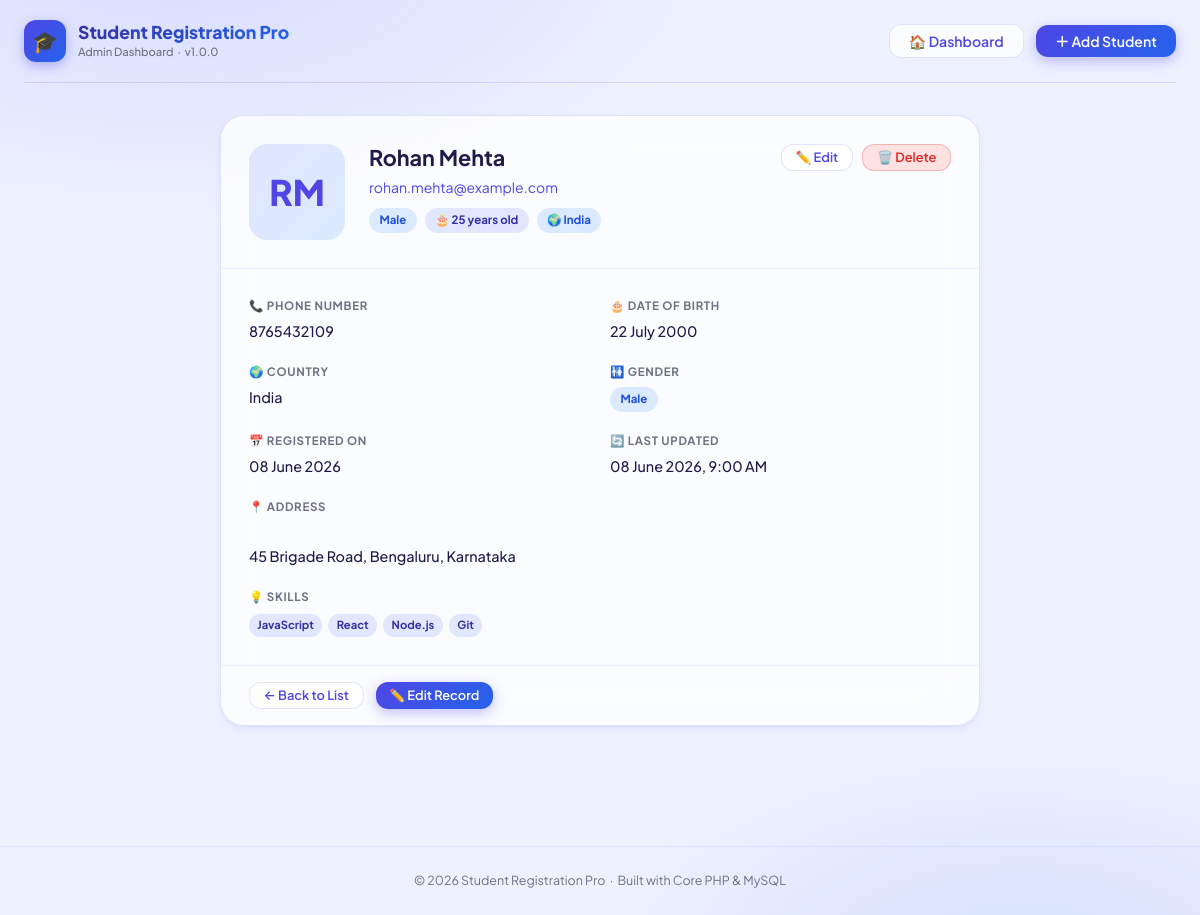
Screenshot of /?action=view&id=2 with the database file from the repository.
### tables this page shows
CREATE TABLE `students` (
    `id`            INT(11)       UNSIGNED NOT NULL AUTO_INCREMENT,
    `full_name`     VARCHAR(120)  NOT NULL,
    `email`         VARCHAR(180)  NOT NULL,
    `phone`         VARCHAR(15)   NOT NULL,
    `gender`        ENUM('Male','Female','Other') NOT NULL,
    `date_of_birth` DATE          NOT NULL,
    `country`       VARCHAR(80)   NOT NULL,
    `skills`        TEXT          DEFAULT NULL,
    `address`       TEXT          DEFAULT NULL,
    `profile_image` VARCHAR(255)  DEFAULT NULL,
    `created_at`    TIMESTAMP     NOT NULL DEFAULT CURRENT_TIMESTAMP,
    `updated_at`    TIMESTAMP     NOT NULL DEFAULT CURRENT_TIMESTAMP ON UPDATE CURRENT_TIMESTAMP,

    PRIMARY KEY (`id`),
    UNIQUE  KEY `uq_email`       (`email`),
    INDEX       `idx_full_name`  (`full_name`),
    INDEX       `idx_country`    (`country`),
    INDEX       `idx_gender`     (`gender`),
    INDEX       `idx_created_at` (`created_at`)
);

### index.php (called while the page is built, shortened)
<?php
require_once __DIR__ . '/config/helpers.php';
spl_autoload_register(function (string $class): void {
    $locations = [
        __DIR__ . '/classes/'     . $class . '.php',
        __DIR__ . '/controllers/' . $class . '.php',
    ];
    foreach ($locations as $file) {
        if (is_file($file)) {
            return;
        }
    }
});
$controller = new StudentController();
$controller->handleRequest();

### classes/Database.php (called while the page is built, shortened)
<?php
class Database
{
    private static ?Database $instance = null;
    private PDO $connection;
    private function __construct()
    {
        $dsn = sprintf(
            'mysql:host=%s;dbname=%s;charset=%s',
            DB_HOST,
            DB_NAME,
            DB_CHARSET
        );
        $options = [
            PDO::ATTR_ERRMODE            => PDO::ERRMODE_EXCEPTION,
            PDO::ATTR_DEFAULT_FETCH_MODE => PDO::FETCH_ASSOC,
            PDO::ATTR_EMULATE_PREPARES   => false,
            PDO::MYSQL_ATTR_INIT_COMMAND => "SET NAMES utf8mb4 COLLATE utf8mb4_unicode_ci",
        ];
        try {
            $this->connection = new PDO($dsn, DB_USER, DB_PASS, $options);
        } catch (PDOException $e) {
            error_log('[DB] Connection failed: ' . $e->getMessage());
            http_response_code(500);
            die('<h2 style="font-family:sans-serif;color:#dc2626;padding:2rem;">
                    ⚠️ Database Connection Failed<br>
                    <small style="font-size:.75rem;color:#6b7280;">Check your DB credentials in config/config.php</small>
                </h2>');
        }
    }
    public static function getInstance(): self
    {
        if (self::$instance === null) {
            self::$instance = new self();
        }
        return self::$instance;
    }
    public function getConnection(): PDO
    {
        return $this->connection;
    }
}

### classes/Validator.php (called while the page is built, shortened)
<?php
class Validator
{
    public static function sanitizeInt(mixed $value): int
    {
        return (int) filter_var($value, FILTER_SANITIZE_NUMBER_INT);
    }
}

### classes/Student.php (called while the page is built, shortened)
<?php
class Student
{
    private PDO    $db;
    private string $table = 'students';
    public function __construct()
    {
        $this->db = Database::getInstance()->getConnection();
    }
    public function findById(int $id): ?array
    {
        $stmt = $this->db->prepare(
            "SELECT * FROM `{$this->table}` WHERE id = :id LIMIT 1"
        );
        $stmt->execute([':id' => $id]);
        $row = $stmt->fetch();
        return $row ?: null;
    }
}

### config/helpers.php (called while the page is built, shortened)
<?php
function avatarUrl(?string $filename): ?string
{
    return $filename
        ? htmlspecialchars(UPLOAD_URL . $filename, ENT_QUOTES, 'UTF-8')
        : null;
}
function initials(string $name): string
{
    $parts = explode(' ', trim($name));
    return strtoupper(
        substr($parts[0], 0, 1) . (isset($parts[1]) ? substr($parts[1], 0, 1) : '')
    );
}
function parseSkills(mixed $raw): array
{
    return array_values(array_filter(array_map('trim', explode(',', (string)$raw))));
}

### views/profile.php (the view)
<?php
$imgUrl    = avatarUrl($student['profile_image'] ?? null);
$ini       = initials($student['full_name']);
$skills    = parseSkills($student['skills'] ?? '');
$genderCls = match($student['gender']) {
    'Male'   => 'badge-male',
    'Female' => 'badge-female',
    default  => 'badge-other',
};
$age = '';
if (!empty($student['date_of_birth'])) {
    $dob = new DateTime($student['date_of_birth']);
    $age = (new DateTime())->diff($dob)->y . ' years old';
}
?>
<section aria-label="Student Profile">
<div style="max-width:760px; margin:0 auto;">
<article class="card">
  <header class="profile-header">
    <?php if ($imgUrl): ?>
      <img
        src="<?= $imgUrl ?>"
        alt="Profile photo of <?= htmlspecialchars($student['full_name'], ENT_QUOTES, 'UTF-8') ?>"
        class="profile-avatar"
        loading="lazy"
      >
    <?php else: ?>
      <div class="profile-avatar-placeholder" aria-hidden="true">
        <?= htmlspecialchars($ini, ENT_QUOTES, 'UTF-8') ?>
      </div>
    <?php endif; ?>
    <div class="profile-meta" style="flex:1; min-width:0;">
      <h2><?= htmlspecialchars($student['full_name'], ENT_QUOTES, 'UTF-8') ?></h2>
      <div class="meta-sub">
        <a href="mailto:<?= htmlspecialchars($student['email'], ENT_QUOTES, 'UTF-8') ?>">
          <?= htmlspecialchars($student['email'], ENT_QUOTES, 'UTF-8') ?>
        </a>
      </div>
      <div style="display:flex; gap:.5rem; flex-wrap:wrap; margin-top:.55rem;">
        <span class="badge <?= $genderCls ?>">
          <?= htmlspecialchars($student['gender'], ENT_QUOTES, 'UTF-8') ?>
        </span>
        <?php if ($age): ?>
          <span class="badge" style="background:var(--clr-indigo-100); color:var(--clr-indigo-700);">
            🎂 <?= htmlspecialchars($age, ENT_QUOTES, 'UTF-8') ?>
          </span>
        <?php endif; ?>
        <span class="badge" style="background:var(--clr-blue-100); color:#1d4ed8;">
          🌍 <?= htmlspecialchars($student['country'], ENT_QUOTES, 'UTF-8') ?>
        </span>
      </div>
    </div>
    <div style="display:flex; gap:.6rem; align-self:flex-start; flex-wrap:wrap;">
      <a href="<?= BASE_URL ?>?action=edit&id=<?= (int)$student['id'] ?>"
         class="btn btn-secondary btn-sm">✏️ Edit</a>
      <button
        type="button"
        onclick="confirmDelete(<?= (int)$student['id'] ?>, '<?= htmlspecialchars(addslashes($student['full_name']), ENT_QUOTES, 'UTF-8') ?>')"
        class="btn btn-danger btn-sm">🗑️ Delete</button>
    </div>
  </header>
  <div class="profile-details">
    <div class="detail-item">
      <div class="detail-label">📞 Phone Number</div>
      <div class="detail-value">
        <a href="tel:<?= htmlspecialchars($student['phone'], ENT_QUOTES, 'UTF-8') ?>" style="color:inherit;">
          <?= htmlspecialchars($student['phone'], ENT_QUOTES, 'UTF-8') ?>
        </a>
      </div>
    </div>
    <div class="detail-item">
      <div class="detail-label">🎂 Date of Birth</div>
      <div class="detail-value">
        <?= !empty($student['date_of_birth'])
            ? htmlspecialchars(date('d F Y', strtotime($student['date_of_birth'])), ENT_QUOTES, 'UTF-8')
            : '—' ?>
      </div>
    </div>
    <div class="detail-item">
      <div class="detail-label">🌍 Country</div>
      <div class="detail-value">
        <?= htmlspecialchars($student['country'], ENT_QUOTES, 'UTF-8') ?>
      </div>
    </div>
    <div class="detail-item">
      <div class="detail-label">🚻 Gender</div>
      <div class="detail-value">
        <span class="badge <?= $genderCls ?>">
          <?= htmlspecialchars($student['gender'], ENT_QUOTES, 'UTF-8') ?>
        </span>
      </div>
    </div>
    <div class="detail-item">
      <div class="detail-label">📅 Registered On</div>
      <div class="detail-value">
        <?= htmlspecialchars(date('d F Y', strtotime($student['created_at'])), ENT_QUOTES, 'UTF-8') ?>
      </div>
    </div>
    <div class="detail-item">
      <div class="detail-label">🔄 Last Updated</div>
      <div class="detail-value">
        <?= htmlspecialchars(date('d F Y, g:i A', strtotime($student['updated_at'])), ENT_QUOTES, 'UTF-8') ?>
      </div>
    </div>
    <?php if (!empty($student['address'])): ?>
    <div class="detail-item" style="grid-column:1/-1;">
      <div class="detail-label">📍 Address</div>
      <div class="detail-value" style="white-space:pre-line;">
        <?= htmlspecialchars($student['address'], ENT_QUOTES, 'UTF-8') ?>
      </div>
    </div>
    <?php endif; ?>
    <?php if (!empty($skills)): ?>
    <div class="detail-item" style="grid-column:1/-1;">
      <div class="detail-label">💡 Skills</div>
      <div style="display:flex; flex-wrap:wrap; gap:.4rem; margin-top:.5rem;">
        <?php foreach ($skills as $skill): ?>
          <span class="chip">
            <?= htmlspecialchars($skill, ENT_QUOTES, 'UTF-8') ?>
          </span>
        <?php endforeach; ?>
      </div>
    </div>
    <?php endif; ?>
  </div>
  <footer style="padding:1rem 1.75rem; border-top:1px solid var(--clr-border-s); display:flex; gap:.75rem; flex-wrap:wrap;">
    <a href="<?= BASE_URL ?>" class="btn btn-secondary btn-sm">← Back to List</a>
    <a href="<?= BASE_URL ?>?action=edit&id=<?= (int)$student['id'] ?>"
       class="btn btn-primary btn-sm">✏️ Edit Record</a>
  </footer>
</article>
</div>
</section>

### assets/css/style.css (style rules this page uses)
:root { --clr-bg: #eef2ff; --clr-surface: rgba(255,255,255,0.78); --clr-surface-s: rgba(255,255,255,0.55); --clr-border: rgba(99,102,241,0.18); --clr-border-s: rgba(99,102,241,0.09); --clr-indigo-900: #1e1b4b; --clr-indigo-700: #3730a3; --clr-indigo-600: #4f46e5; --clr-indigo-500: #6366f1; --clr-indigo-400: #818cf8; --clr-indigo-100: #e0e7ff; --clr-indigo-50: #eef2ff; --clr-blue-600: #2563eb; --clr-blue-400: #60a5fa; --clr-blue-100: #dbeafe; --clr-success: #059669; --clr-success-bg: #d1fae5; --clr-danger: #dc2626; --clr-danger-bg: #fee2e2; --clr-text: #1e1b4b; --clr-text-muted: #6b7280; --clr-text-light: #9ca3af; --font: 'Plus Jakarta Sans', system-ui, -apple-system, sans-serif; --shadow-xs: 0 1px 3px rgba(79,70,229,.07), 0 1px 2px rgba(79,70,229,.05); --shadow-sm: 0 4px 8px -1px rgba(79,70,229,.09), 0 2px 4px -2px rgba(79,70,229,.06); --shadow-md: 0 10px 28px -5px rgba(79,70,229,.13), 0 4px 12px -5px rgba(79,70,229,.09); --shadow-lg: 0 25px 60px -12px rgba(79,70,229,.2); --r-sm: 6px; --r-md: 12px; --r-lg: 18px; --r-xl: 24px; --r-full: 9999px; --ease: cubic-bezier(.4,0,.2,1); --dur: 200ms; }
*, *::before, *::after { box-sizing:border-box; margin:0; padding:0; }
html { scroll-behavior:smooth; }
body { font-family: var(--font); background: var(--clr-bg); color: var(--clr-text); min-height: 100vh; line-height: 1.6; -webkit-font-smoothing: antialiased; }
body::before { content: ''; position: fixed; inset: 0; background: radial-gradient(ellipse 80% 50% at 15% -5%, rgba(99,102,241,.15) 0%, transparent 60%), radial-gradient(ellipse 60% 40% at 85% 105%, rgba(37,99,235,.12) 0%, transparent 60%); pointer-events: none; z-index: 0; }
h1,h2,h3,h4,h5,h6 { font-weight:700; line-height:1.25; color:var(--clr-text); }
a { color:var(--clr-indigo-600); text-decoration:none; transition:color var(--dur) var(--ease); }
.btn { display:inline-flex; align-items:center; gap:.45rem; padding:.55rem 1.2rem; border-radius:var(--r-md); font-family:var(--font); font-size:.875rem; font-weight:600; cursor:pointer; border:none; transition:all var(--dur) var(--ease); white-space:nowrap; text-decoration:none; line-height:1; user-select:none; }
.btn-primary { background:linear-gradient(135deg, var(--clr-indigo-600), var(--clr-blue-600)); color:#fff; box-shadow:0 4px 14px rgba(79,70,229,.35); }
.btn-secondary { background:var(--clr-surface); color:var(--clr-indigo-600); border:1.5px solid var(--clr-border); backdrop-filter:blur(8px); }
.btn-danger { background:var(--clr-danger-bg); color:var(--clr-danger); border:1.5px solid rgba(220,38,38,.25); }
.btn-sm { padding:.38rem .85rem; font-size:.8rem; gap:.3rem; }
.card { background:var(--clr-surface); backdrop-filter:blur(24px); -webkit-backdrop-filter:blur(24px); border:1px solid var(--clr-border); border-radius:var(--r-xl); box-shadow:var(--shadow-sm); overflow:hidden; margin-bottom:1.5rem; }
.badge { display:inline-flex; align-items:center; padding:.2rem .65rem; border-radius:var(--r-full); font-size:.72rem; font-weight:700; white-space:nowrap; }
.badge-male { background:var(--clr-blue-100); color:#1d4ed8; }
.chip { background:var(--clr-indigo-100); color:var(--clr-indigo-700); padding:.15rem .52rem; border-radius:var(--r-full); font-size:.7rem; font-weight:700; white-space:nowrap; }
.profile-header { display:flex; align-items:flex-start; gap:1.5rem; padding:1.75rem; border-bottom:1px solid var(--clr-border-s); flex-wrap:wrap; }
.profile-avatar-placeholder { width:96px; height:96px; border-radius:var(--r-lg); background:linear-gradient(135deg, var(--clr-indigo-100), var(--clr-blue-100)); display:flex; align-items:center; justify-content:center; font-size:2.2rem; font-weight:800; color:var(--clr-indigo-600); flex-shrink:0; }
.profile-meta h2 { font-size:1.35rem; margin-bottom:.3rem; }
.profile-meta .meta-sub { font-size:.875rem; color:var(--clr-text-muted); margin-bottom:.6rem; }
.profile-details { display:grid; grid-template-columns:repeat(auto-fit, minmax(230px,1fr)); gap:1.25rem; padding:1.75rem; }
.detail-label { font-size:.72rem; font-weight:700; text-transform:uppercase; letter-spacing:.06em; color:var(--clr-text-muted); margin-bottom:.3rem; }
.detail-value { font-size:.9rem; font-weight:500; color:var(--clr-text); }

### rows the page displays
students: full_name "RM", full_name "Rohan Mehta", email "rohan.mehta@example.com", gender "Male", date_of_birth "25 years old", country "India", phone "8765432109", date_of_birth "22 July 2000", created_at "08 June 2026", updated_at "08 June 2026, 9:00 AM", address "45 Brigade Road, Bengaluru, Karnataka", skills "JavaScript", skills "React", skills "Node.js", skills "Git"

### other values shown
APP_NAME "Student Registration Pro"
APP_VERSION "1.0.0"
